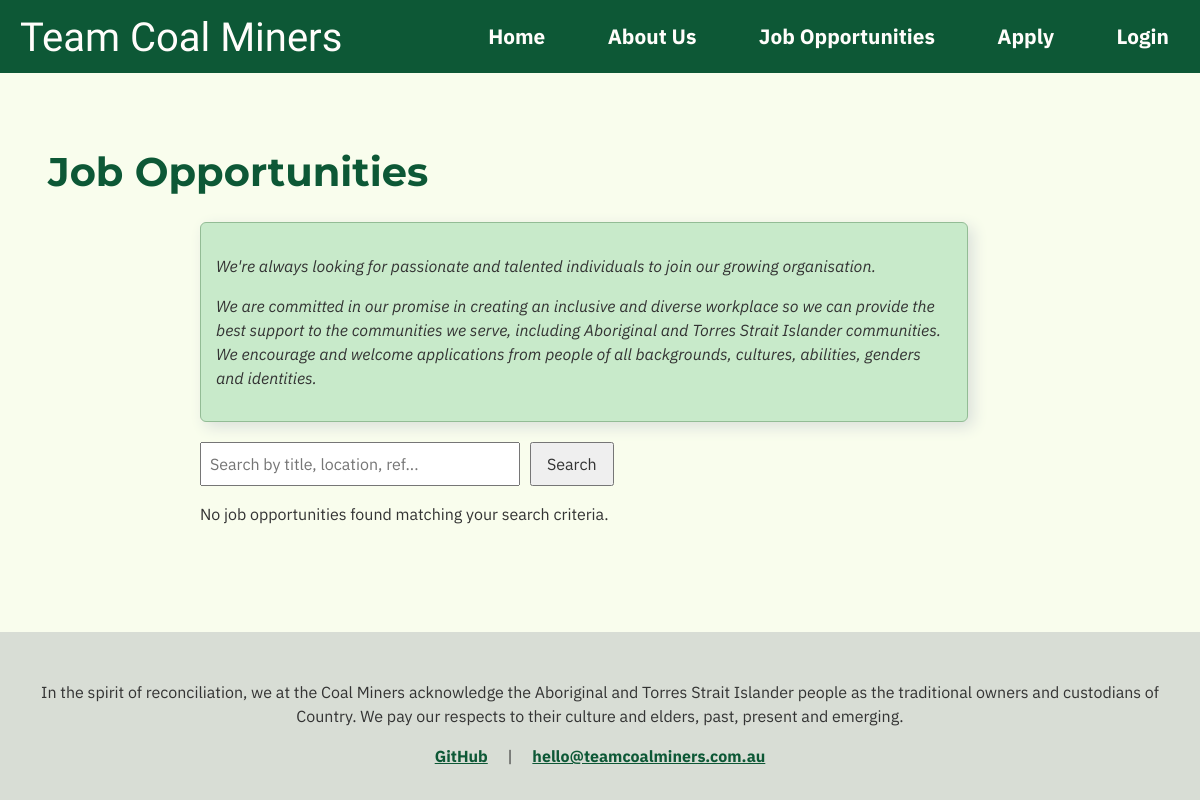
Before: /jobs.php with the older database file.
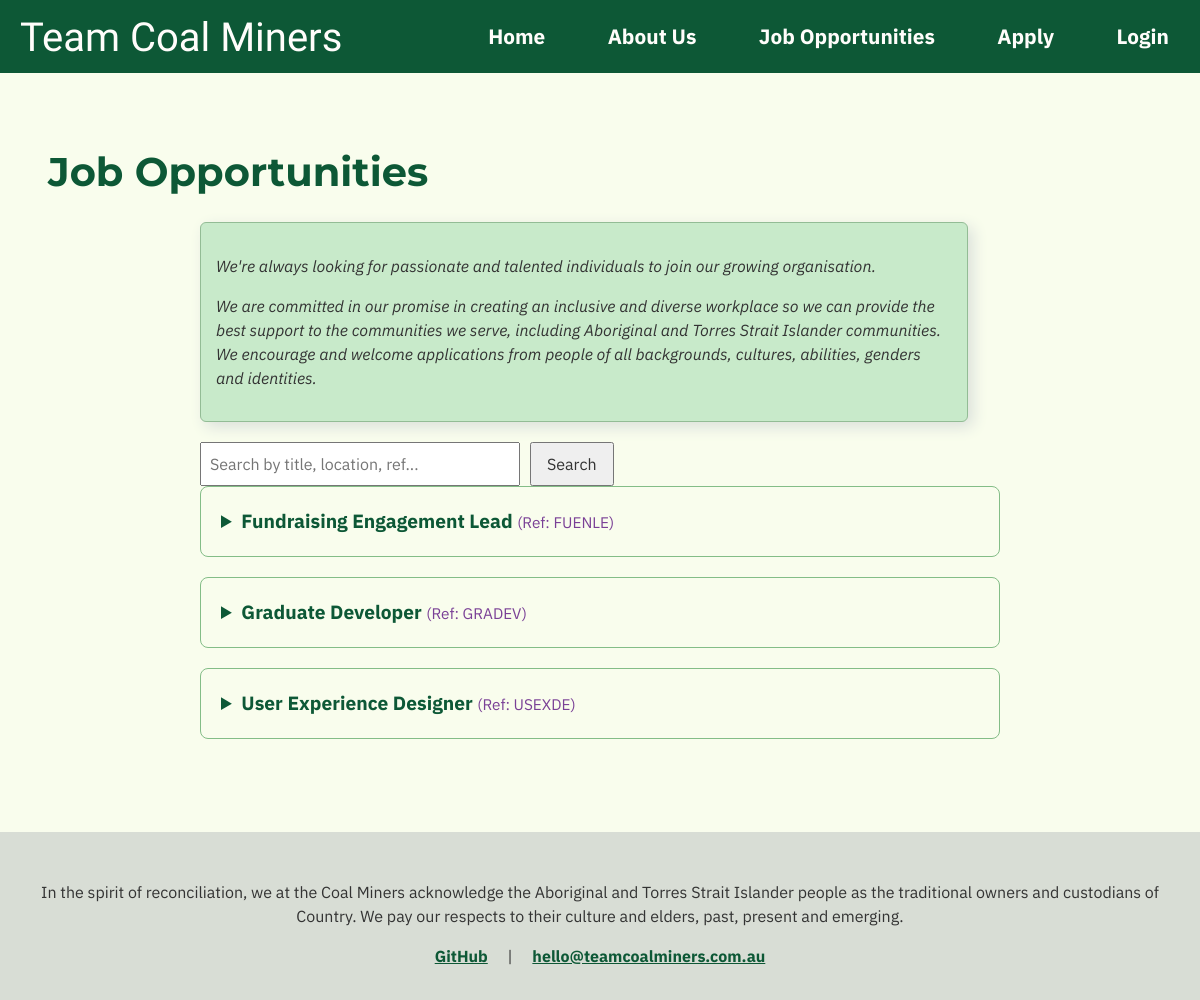
After: the same page with the newer database file.
### tables this page shows
CREATE TABLE `jobs` (
  `job_id` int(11) NOT NULL,
  `job_reference_number` varchar(7) NOT NULL,
  `job_title` varchar(100) NOT NULL,
  `job_location` varchar(100) NOT NULL,
  `job_description` text NOT NULL,
  `job_salary` varchar(50) NOT NULL,
  `job_reporting_line` varchar(100) NOT NULL,
  `job_responsibilities` text NOT NULL,
  `job_essential_reqs` text NOT NULL,
  `job_preferable_reqs` text NOT NULL
);

### jobs.php (the view, shortened to what this page needs)
<?php
$search = trim($_GET['search'] ?? '');
$jobs = [];
try {
    $pdo = new PDO("mysql:host=localhost;dbname=coalminers_db", "root", "");
    $pdo->setAttribute(PDO::ATTR_ERRMODE, PDO::ERRMODE_EXCEPTION);
    if ($search !== '') {
        $stmt = $pdo->prepare("SELECT * FROM jobs WHERE job_title LIKE ? OR job_location LIKE ? OR job_reference_number LIKE ? OR job_description LIKE ? ORDER BY job_title ASC");        $searchTerm = "%" . $search . "%";
        $stmt->execute([$searchTerm, $searchTerm, $searchTerm, $searchTerm]);
    } else {
        $stmt = $pdo->prepare("SELECT * FROM jobs ORDER BY job_title ASC");
        $stmt->execute();
    }
    $jobs = $stmt->fetchAll(PDO::FETCH_ASSOC);
} catch (PDOException $e) {
    $error = "Database error: " . $e->getMessage();
}
?>
<!DOCTYPE html>
<html lang="en">
<head>
    <link rel="stylesheet" href="style/style.css">
</head>
<body>
    <header>
        <?php
            include('nav.inc')
        ?>
    </header>
    <main>
        <h1>Job Opportunities</h1>
        <div id="opportunities" style="max-width: 800px; margin: 0 auto; padding: 0 15px; display: flex; flex-direction: column;">
            <aside style="  font-style:italic;
                            background-color:#c8eaca;
                            border: solid 1px #93bc95;
                            box-shadow: 5px 5px 15px #dae0db;
                            padding: 15px;
                            border-radius: 6px;
                            margin-bottom: 20px;">
                <p>We're always looking for passionate and talented individuals to join our growing organisation.</p>
                <p>We are committed in our promise in creating an inclusive and diverse workplace so we can provide the best support to the communities we serve, including Aboriginal and Torres Strait Islander communities. We encourage and welcome applications from people of all backgrounds, cultures, abilities, genders and identities. </p>
            </aside>
        <div class="search-container" style="margin-bottom: 25px; width:100%;">
            <form method="GET" style="display: flex; gap: 10px; align-items: center; flex-wrap: wrap;">
            <input type="text" name="search" placeholder="Search by title, location, ref..." value="<?php echo htmlspecialchars($search); ?>" style="padding: 8px; width: 300px; max-width: 100%;">
            <button type="submit" style="padding: 8px 15px;">Search</button>
        </form>
        <div>
        <div id="job-list">
            <?php if (count($jobs) > 0): ?>
                <?php foreach ($jobs as $job): ?>
                    <details>
                        <summary style="font-weight: bold; cursor: pointer; color: #0d5836; font-size: 1.2em;">
                            <?php echo htmlspecialchars($job['job_title']); ?>
                            <span style="font-size: 0.8em; color: #7a4096; font-weight: normal;">(Ref: <?php echo htmlspecialchars($job['job_reference_number']); ?>)</span>
                        </summary>
                    </details>
                <?php endforeach; ?>
            <?php else: ?>
                <p>No job opportunities found matching your search criteria.</p>
            <?php endif; ?>
        </div>
    </main>
    <footer>
        <?php include('footer.inc'); ?>
    </footer>
</body>
</html>

### nav.inc
<nav>
    <div class="font-logo">Team Coal Miners</div>
    <div class="nav-links">
        <a href="index.php" title="Home | Team Coal Miners">Home</a>
        <a href="about.php" title="About Us | Team Coal Miners">About Us</a>
        <a href="jobs.php" title="Job Opportunities | Team Coal Miners">Job Opportunities</a>
        <a href="apply.php" title="Apply | Team Coal Miners">Apply</a>
        <a href="login.php" title="Login | Team Coal Miners">Login</a>
    </div>
</nav>

### footer.inc
<footer style = "clear: both">
<p>
    In the spirit of reconciliation, we at the Coal Miners acknowledge the Aboriginal and Torres Strait Islander people as the traditional owners and custodians of Country. We pay our respects to their culture and elders, past, present and emerging.
</p>
<a href = "https://github.com/John-Jordan-Blud/Assignment-2-Data-Centre" title = "GitHub Repository" target="_blank">GitHub</a> |
<a href = "mailto:hello@teamcoalminers.com.au">hello@teamcoalminers.com.au</a>
</footer>

### style/style.css (style rules this page uses)
* { font-family: 'IBM Plex Sans', sans-serif; font-size: 1em; line-height: 1.5; color: #333333; }
body { margin: 0; padding: 0; display:flex; min-height: 100dvh; flex-direction: column; background-color: #f9fded; }
h1 { font-family: 'Montserrat', Verdana, sans-serif; font-size: 2.5em; font-weight: 700; line-height: 1.2; color: #0d5836; }
a { color:#0d5836; font-weight: bold; }
nav { background-color:#0D5836; font-family: 'Montserrat', Verdana, sans-serif; overflow: auto; }
.font-logo { font-family: 'Passion One', Verdana, sans-serif; font-size: 2.5em; color: #fffdfb; background-color: transparent; margin-left: 0.5em; margin-top: 0.2em; float: left; display: flex; }
.nav-links { float: right; overflow: hidden; background-color: transparent; display: flex; }
.nav-links a { padding: 1em; padding-left: 1.5em; padding-right: 1.5em; margin: 0; text-align: center; font-size: 1.3em; text-decoration: none; color:#fffdfb; background-color: transparent; }
main { padding: 3em; }
footer { padding: 1em; background-color: #d8ddd5; overflow: auto; text-align: center; margin-top: auto; }
footer a { padding: 1em; }
#opportunities { display: flex; flex-direction: column; }
aside { margin-right: 2em; padding: 1em; height: 100%; }
@media (min-width: 768px) { #opportunities { flex-direction: row; } }
@media (min-width: 768px) { aside { flex: 0 0 25%; } }
@media (min-width: 768px) { #job-list { flex: 0 0 70%; } }

### jobs.php (style rules this page uses)
details { max-width: 800px; margin: 0 auto 20px auto; border: 1px solid #84bd87; padding: 20px; border-radius: 8px; }

Changed rows visible on the page:
added jobs: job_title "Fundraising Engagement Lead", job_reference_number "FUENLE"
added jobs: job_title "Graduate Developer", job_reference_number "GRADEV"
added jobs: job_title "User Experience Designer", job_reference_number "USEXDE"
Other visible differences:
text no longer shown: "No job opportunities found matching your search criteria."
